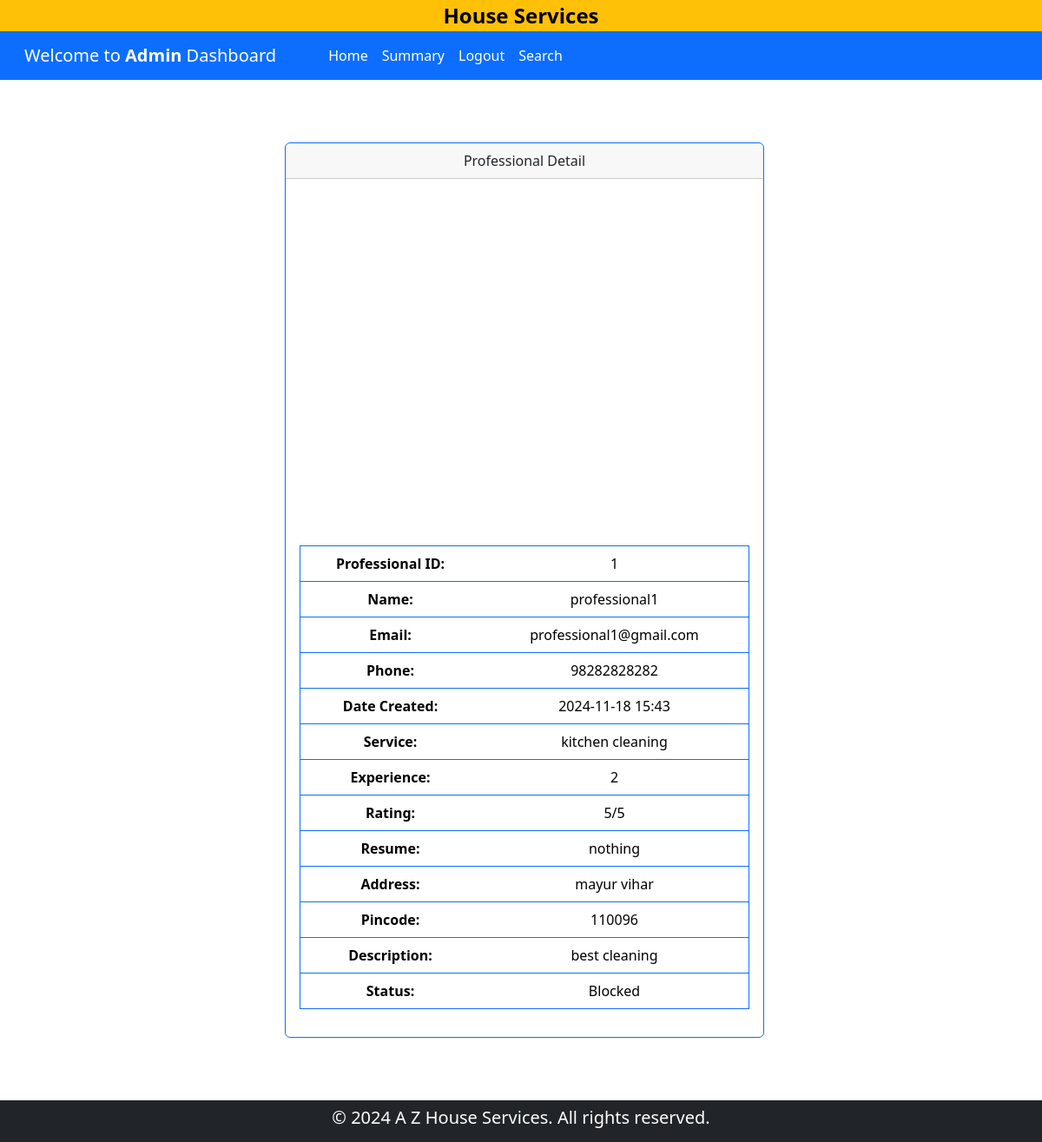
The page /admin/show_detail/1/1 (signed in) on the database as committed earlier.
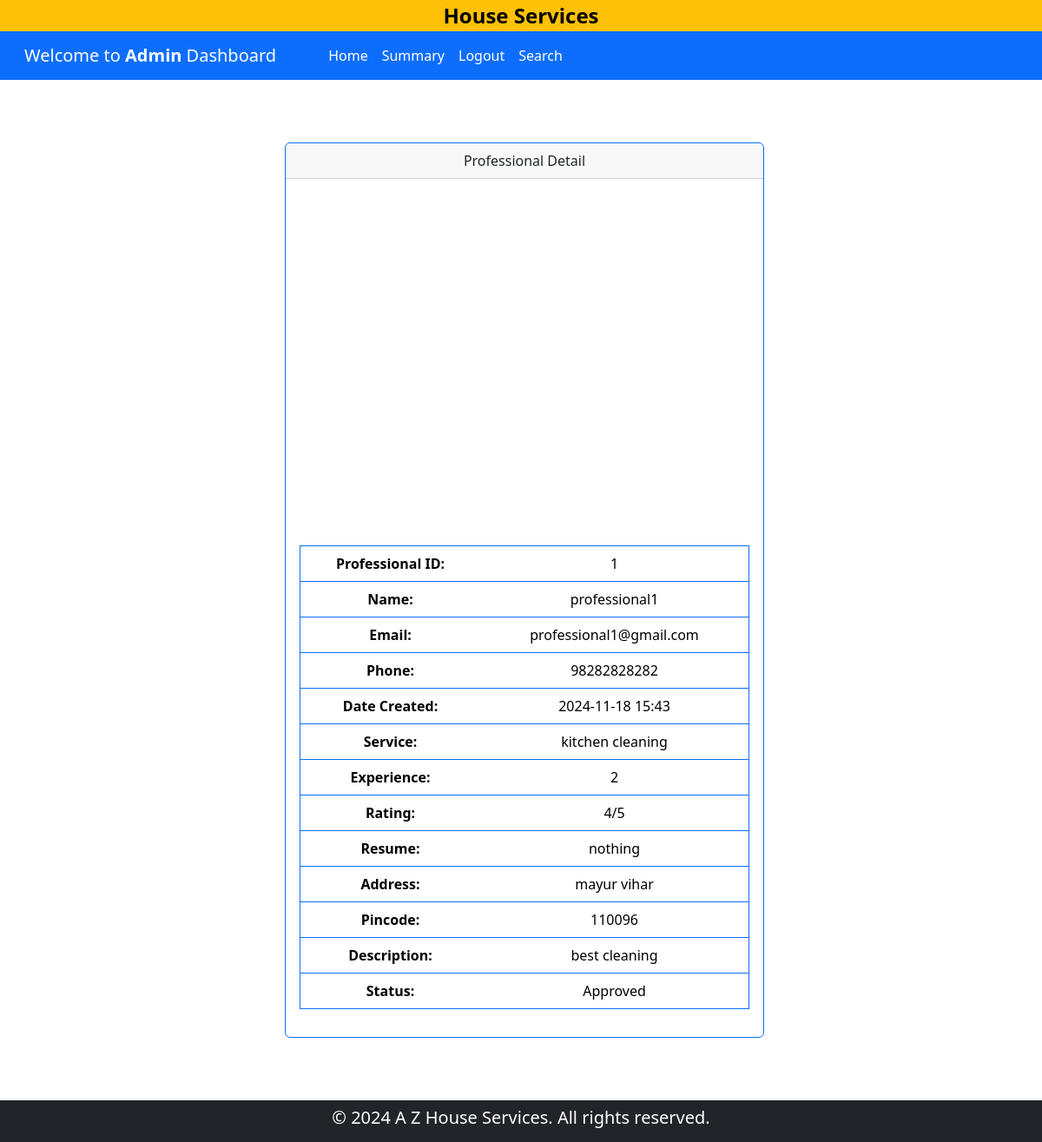
The same page on the database as committed later.
### backened/modals.py (models this page shows)
class Professional(db.Model):
    __tablename__ = "professional"
    id = db.Column(db.Integer, primary_key=True)
    email = db.Column(db.String(120), unique=True, nullable=False)
    password = db.Column(db.String(120), nullable=False)
    name = db.Column(db.String(120), nullable=False)
    phone = db.Column(db.Integer, nullable=False)
    address = db.Column(db.String(200), nullable=False)
    pincode = db.Column(db.Integer, nullable=False)
    date_created = db.Column(db.DateTime, default=datetime.now,nullable=False)
    description = db.Column(db.Text, nullable=True)
    service_type = db.Column(db.String(120), nullable=False)
    experience = db.Column(db.Integer, nullable=False)
    file_path = db.Column(db.String(255), nullable=False)
    status = db.Column(db.String(30), default="pending",nullable=False)
    service_requests = db.relationship(
        "ServiceRequest",
        backref="professional",
        lazy=True,
        cascade="all, delete-orphan",
    )

### backened/controller.py (the view)
@app.route("/admin/show_detail/<item>/<id>")
def show_detail_admin(item, id):
    if item == "service":
        ser = Service.query.filter_by(id=id).first()
        return render_template("show_admin_detail.html", ser=ser, item=item)
    elif item == "service_request":
        serreq = ServiceRequest.query.filter_by(id=id).first()
        return render_template("show_admin_detail.html", serreq=serreq, item=item)
    elif item == "customer":
        cust = Customer.query.filter_by(id=id).first()
        return render_template("show_admin_detail.html", customer=cust, item=item)
    else:
        prof = Professional.query.filter_by(id=id).first()
        rating = calculate_average_rating(prof)
        return render_template("show_admin_detail.html", prof=prof, item=item,rating =rating)

### backened/useful_function.py (called while the page is built)
def calculate_average_rating(professional):
    ratings = []
    for service_request in professional.service_requests:
        for review in service_request.reviews:
            ratings.append(review.rating)
    if ratings:
        return sum(ratings) / len(ratings)
    return 0

### templates/show_admin_detail.html (shortened to what the changed rows need)
{% extends 'admin_dashboard.html' %}
{% block admin_content %}
    <div class="container-fluid justify-content-center m-3">
        {% if item == 'service' %}
            <div class="my-5 row container align-items-center justify-content-center">
                <div class="col-8 col-lg-4 col-xl-4 my-4 ">
                    <div class="card border-primary">
                        <div class="card-header text-center">
                            Service Detail
                        </div>
                        <div class="card-body text-center">
                            <table class="table border border-primary">
                                <tr>
                                    <th>Service ID:</th>
                                    <td>{{ ser.id }}</td>
                                </tr>
                                <tr>
                                    <th> Name:</th>
                                    <td>{{ ser.name }}</td>
                                </tr>
                                <tr>
                                    <th>Price:</th>
                                    <td>Rs.  {{ ser.price }}</td>
                                </tr>
                                <tr>
                                    <th>Time Required:</th>
                                    <td>{{ ser.time_required }}</td>
                                </tr>
                                <tr>
                                    <th>Description:</th>
                                    <td>{{ ser.description }}</td>
                                </tr>
                            </table>
                        </div>
                    </div>
                </div>
            </div>
        {% else %}
        <div class="my-5 row container-fluid align-items-center justify-content-center">
            <div class="col-8 col-lg-4 col-xl-6 my-4 ">
                <div class="card border-primary">
                    <div class="card-header text-center">
                        Professional Detail
                    </div>
                    <div class="card-body text-center">
                        <table class="table border border-primary">
                            <tr>
                                <th>Professional ID:</th>
                                <td>{{ prof.id }}</td>
                            </tr>
                            <tr>
                                <th> Name:</th>
                                <td>{{ prof.name }}</td>
                            </tr>
                            <tr>
                                <th>Email:</th>
                                <td>{{ prof.email }}</td>
                            </tr>
                            <tr>
                                <th>Phone:</th>
                                <td>{{ prof.phone }}</td>
                            </tr>
                            <tr>
                                <th>Date Created:</th>
                                <td>{{ prof.date_created.strftime('%Y-%m-%d %H:%M') }}</td>
                            </tr>
                            <tr>
                                <th>Service:</th>
                                <td>{{ prof.service_type }}</td>
                            </tr>
                            <tr>
                                <th>Experience:</th>
                                <td>{{ prof.experience }}</td>
                            </tr>
                            <tr>
                                <th>Rating:</th>
                                <td>{{ rating|int }}/5</td>
                            </tr>
                            <tr>
                                <th>Resume:</th>
                                <td>{{ prof.file_path | replace('./professional_verification/','') }}</td>
                            </tr>
                            <tr>
                                <th>Address:</th>
                                <td>{{ prof.address }}</td>
                            </tr>
                            <tr>
                                <th>Pincode:</th>
                                <td>{{ prof.pincode }}</td>
                            </tr>
                            <tr>
                                <th>Description:</th>
                                <td>{{ prof.description }}</td>
                            </tr>
                            <tr>
                                <th>Status:</th>
                                <td>{{ prof.status }}</td>
                            </tr>
                            <tr>
                                <iframe src='{{ url_for('professional_file', filename= prof.file_path | replace('./professional_verification/','')) }}' width="600" height="400"></iframe>
                            </tr>
                        </table>
                    </div>
                </div>
            </div>
        </div>
        {% endif %}
    </div>
{% endblock admin_content %}

Rows that differ between the two databases and show on the page:
changed Professional "professional1": status "Blocked" → "Approved"
Other text that changed with them:
{{ rating|int }}: "5" → "4"
